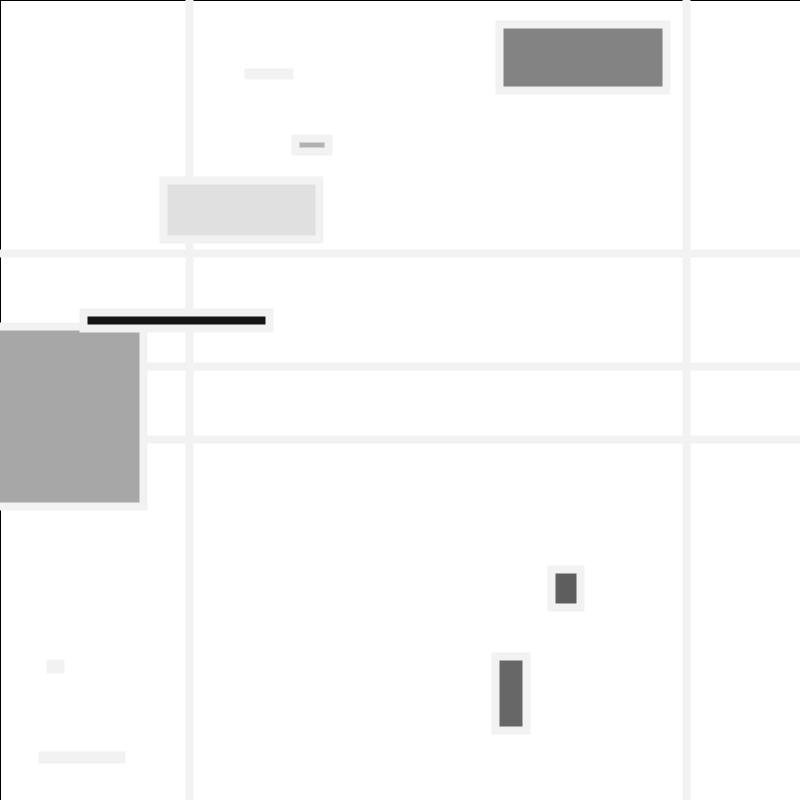
Frame 1 (no input)
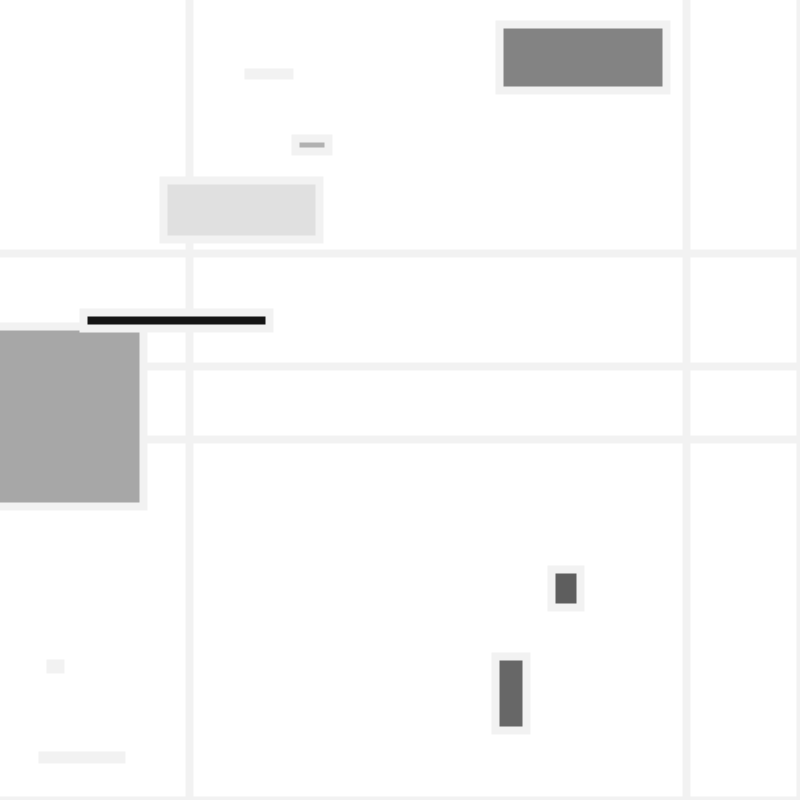
Frame 60 (the mouse pressed at the canvas centre just before this capture)
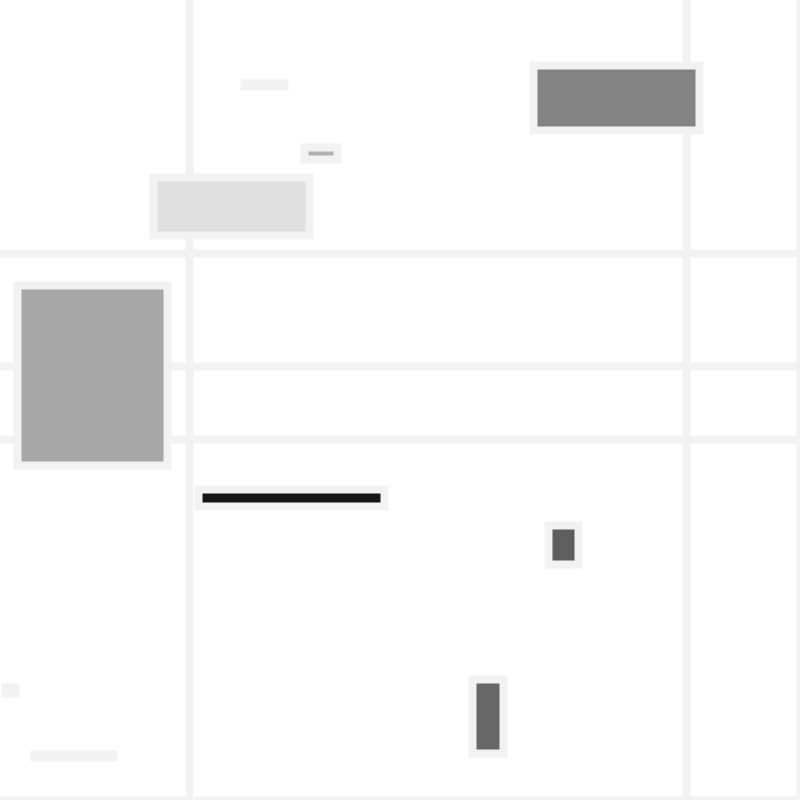
Frame 120 (the mouse held since frame 60 and released just before this capture)

The Processing sketch that drew these frames (run headless with seeded random() and noise(); from frame 60 on, the mouse is pressed at the canvas centre):

// Processing sketch: Mondrian
// ── Mondrian.pde
Rectangle Recta[];
int numOfRect = 10;
int numOfLineH = int(random(1,5));
int numOfLineV = int(random(1,8));
float strokeColor = random(255);
float[] lineH,lineV;


void setup(){
  size(800,800);
  background(255);
  initiate();
 
} 

void initiate(){
 /*
  //横线
   for (int i =0; i<random(numOfLineH); i++){
     float Y = random(800);
     stroke(strokeColor);
     strokeWeight(8);
     line(0,Y,800,Y);
   }
   //竖线
   for (int i =0; i<random(numOfLineV); i++){
     float X = random(800);
     stroke(strokeColor);
     strokeWeight(8);
     line(X,0,X,800);
   }
  */
  lineV = new float[numOfLineV];
  lineH = new float[numOfLineH];
   for(int i = 0; i< numOfLineV;i++){
    lineV[i] =random(800);
  }
  for(int i = 0; i< numOfLineH;i++){
    lineH[i]=int(random(800));
  }
   //方块
    Recta = new Rectangle[numOfRect];
  for (int i = 0; i<numOfRect; i++){
     float a = random(800);
     float b = random(800);
     float c = random(100);
     float d = random(100);
     Recta[i] = new Rectangle(a,b,c,d,strokeColor);
   }
}

void keyPressed(){
  if ( key == 'n'){
    background(255);
    strokeColor = random(255);  
   initiate();
  }
 
}
void draw(){
  fill(255);
  rect(0,0,width,height);
   //横线
   for (int i =0; i<numOfLineH; i++){
     stroke(strokeColor);
     strokeWeight(8);
     line(0,lineH[i],800,lineH[i]);
   }
   //竖线
   for (int i =0; i<numOfLineV; i++){
     stroke(strokeColor);
     strokeWeight(8);
     line(lineV[i],0,lineV[i],800);
   }
  //方块
  for(int i =0;i < numOfRect;i++){
    Recta[i].display();
    //检查方块是否重叠，若重叠，则微调一下位置
    Recta[i].OverLap();
    //鼠标按下，方块开始移动
    if (mousePressed == true){
       Recta[i].move();
    }
  } 
 
 
 }

// ── Rectangle.pde
class Rectangle{
//一个方块，可以移动，与另一方块相遇时二者交换颜色
  float centerX, centerY, radWidth, radHeight,StrokeColor,Color,speedX,speedY;
  Rectangle(float a,float b,float c,float d,float strokeColor){
    //stroke(strokeColor);
   // strokeWeight(8);
   // fill(random(255));
    //rectMode(RADIUS);
    centerX = a;
    centerY = b;
    radWidth = c;
    radHeight = d;
    StrokeColor = strokeColor; 
    Color = random(255);
    speedX = random(-0.8,0.8);
    speedY = random(-0.8,0.8);
    //rect(centerX, centerY, radWidth, radHeight);
  }
  void display(){
   stroke(StrokeColor);
    strokeWeight(8);
    fill(Color);
    rectMode(RADIUS);
     rect(centerX, centerY, radWidth, radHeight);
  }
  //检测重叠并调整位置
  void OverLap(){
    float dis;
    float mindis;
    for(Rectangle r : Recta){
      if(r!=this){
        dis = sqrt((r.centerX-this.centerX)*(r.centerX-this.centerX)+(r.centerY-this.centerY)*(r.centerY-this.centerY));
        mindis = min(r.radHeight+this.radHeight,r.radWidth+this.radWidth);
        if(dis <= mindis){
          this.centerX += dis*1.5;
          this.centerY += dis*1.5;
          this.OverLap();
        }
      }  
    }
  }
//移动  
  void move(){
    centerX += speedX;
    centerY += speedY;
    if (centerX > width-radWidth){
      centerX = centerX-width-radWidth;
    }
     if (centerY>height-radHeight){
      centerY = centerY-height-radHeight;
    }
  }
  
}
